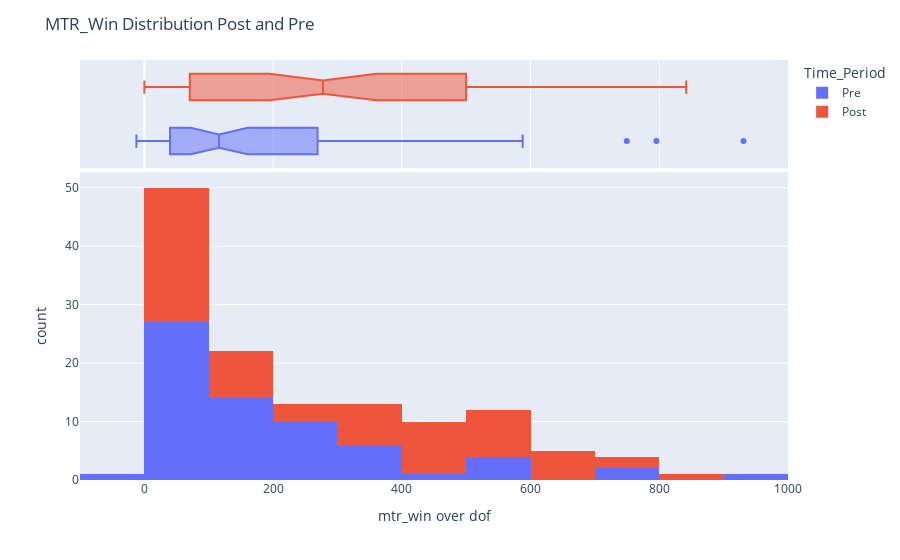

Write notebook code for a chart like this one.
### Code cell
import plotly.express as px

fig = px.histogram(df_combo, x='mtr_win over dof', color="Time_Period", marginal="box", # can be `box`, `violin`
                         hover_data=df_combo.columns)
fig.update_layout(title_text = 'MTR_Win Distribution Post and Pre')


fig.show()

### Figure 1 — Plotly figure (JSON) as saved in the notebook; plotly's stock layout.template omitted (floating-point values rounded to 4 significant figures; data arrays with more than 128 entries replaced by an {"elided": "..."} marker saying what was removed)
{"data": [{"alignmentgroup": "True", "bingroup": "x", "hovertemplate": "Time_Period=Pre<br>mtr_win over dof=%{x}<br>count=%{y}<extra></extra>", "legendgroup": "Pre", "marker": {"color": "#636efa"}, "name": "Pre", "offsetgroup": "Pre", "orientation": "v", "showlegend": true, "type": "histogram", "x": [184.1, 19.16, -12.39, 0, 0, 0.01316, 44.78, 51.98, 106.1, 3.724, 74.61, 50.48, 78.27, 117.2, 50.99, 27.99, 31.96, 233.2, 37.44, 154.9, 39.85, 29.01, 0, 23.94, 0, 263.0, 273.4, 269.1, 231.6, 26.58, 0, 53.58, 25.38, 114.9, 136.9, 338.7, 204.8, 112.9, 83.2, 587.8, 40.79, 505.1, 513.2, 180.1, 359.2, 795.6, 265.2, 88.28, 749.5, 930.8, 346.4, 560.6, 282.7, 188.2, 152.5, 217.7, 158.8, 214.0, 365.7, 108.9, 96.92, 113.7, 408.5, 180.6, 326.3, 375.8], "xaxis": "x", "yaxis": "y"}, {"alignmentgroup": "True", "customdata": {"elided": "66x16 mixed values"}, "hovertemplate": "Time_Period=%{customdata[0]}<br>mtr_win over dof=%{customdata[12]}<br>c_prop_cd=%{customdata[1]}<br>c_zone_id=%{customdata[2]}<br>c_serial_num=%{customdata[3]}<br>dof=%{customdata[4]}<br>coin_in=%{customdata[5]}<br>mtr_win=%{customdata[6]}<br>theo=%{customdata[7]}<br>hp=%{customdata[8]}<br>max_hp=%{customdata[9]}<br>days_in_time_period=%{customdata[10]}<br>slot_logistics=%{customdata[11]}<br>coin_in over dof=%{customdata[13]}<br>mtr_win over hp=%{customdata[14]}<br>coin_in over hp=%{customdata[15]}<extra></extra>", "legendgroup": "Pre", "marker": {"color": "#636efa"}, "name": "Pre", "notched": true, "offsetgroup": "Pre", "showlegend": false, "type": "box", "x": [184.1, 19.16, -12.39, 0, 0, 0.01316, 44.78, 51.98, 106.1, 3.724, 74.61, 50.48, 78.27, 117.2, 50.99, 27.99, 31.96, 233.2, 37.44, 154.9, 39.85, 29.01, 0, 23.94, 0, 263.0, 273.4, 269.1, 231.6, 26.58, 0, 53.58, 25.38, 114.9, 136.9, 338.7, 204.8, 112.9, 83.2, 587.8, 40.79, 505.1, 513.2, 180.1, 359.2, 795.6, 265.2, 88.28, 749.5, 930.8, 346.4, 560.6, 282.7, 188.2, 152.5, 217.7, 158.8, 214.0, 365.7, 108.9, 96.92, 113.7, 408.5, 180.6, 326.3, 375.8], "xaxis": "x2", "yaxis": "y2"}, {"alignmentgroup": "True", "bingroup": "x", "hovertemplate": "Time_Period=Post<br>mtr_win over dof=%{x}<br>count=%{y}<extra></extra>", "legendgroup": "Post", "marker": {"color": "#EF553B"}, "name": "Post", "offsetgroup": "Post", "orientation": "v", "showlegend": true, "type": "histogram", "x": [92.94, 0, 281.8, 46.62, 34.91, 119.4, 58.38, 131.9, 323.2, 98.83, 34.95, 25.64, 0, 19.67, 70.56, 273.1, 6.825, 0, 0, 81.6, 129.0, 87.19, 187.2, 0, 58.74, 56.1, 85.35, 82.17, 112.9, 0, 103.1, 103.9, 112.2, 4.102, 499.9, 684.0, 542.4, 558.8, 522.3, 841.9, 374.0, 471.9, 358.8, 520.2, 786.5, 637.2, 241.0, 531.6, 568.8, 451.6, 686.6, 388.9, 414.8, 455.1, 655.3, 633.0, 401.4, 445.4, 300.0, 556.7, 414.2, 534.0, 319.7, 482.9, 715.4, 335.2], "xaxis": "x", "yaxis": "y"}, {"alignmentgroup": "True", "customdata": {"elided": "66x16 mixed values"}, "hovertemplate": "Time_Period=%{customdata[0]}<br>mtr_win over dof=%{customdata[12]}<br>c_prop_cd=%{customdata[1]}<br>c_zone_id=%{customdata[2]}<br>c_serial_num=%{customdata[3]}<br>dof=%{customdata[4]}<br>coin_in=%{customdata[5]}<br>mtr_win=%{customdata[6]}<br>theo=%{customdata[7]}<br>hp=%{customdata[8]}<br>max_hp=%{customdata[9]}<br>days_in_time_period=%{customdata[10]}<br>slot_logistics=%{customdata[11]}<br>coin_in over dof=%{customdata[13]}<br>mtr_win over hp=%{customdata[14]}<br>coin_in over hp=%{customdata[15]}<extra></extra>", "legendgroup": "Post", "marker": {"color": "#EF553B"}, "name": "Post", "notched": true, "offsetgroup": "Post", "showlegend": false, "type": "box", "x": [92.94, 0, 281.8, 46.62, 34.91, 119.4, 58.38, 131.9, 323.2, 98.83, 34.95, 25.64, 0, 19.67, 70.56, 273.1, 6.825, 0, 0, 81.6, 129.0, 87.19, 187.2, 0, 58.74, 56.1, 85.35, 82.17, 112.9, 0, 103.1, 103.9, 112.2, 4.102, 499.9, 684.0, 542.4, 558.8, 522.3, 841.9, 374.0, 471.9, 358.8, 520.2, 786.5, 637.2, 241.0, 531.6, 568.8, 451.6, 686.6, 388.9, 414.8, 455.1, 655.3, 633.0, 401.4, 445.4, 300.0, 556.7, 414.2, 534.0, 319.7, 482.9, 715.4, 335.2], "xaxis": "x2", "yaxis": "y2"}], "layout": {"barmode": "relative", "legend": {"title": {"text": "Time_Period"}, "tracegroupgap": 0}, "margin": {"t": 60}, "title": {"text": "MTR_Win Distribution Post and Pre"}, "xaxis": {"anchor": "y", "domain": [0, 1], "title": {"text": "mtr_win over dof"}}, "xaxis2": {"anchor": "y2", "domain": [0, 1], "matches": "x", "showgrid": true, "showticklabels": false}, "yaxis": {"anchor": "x", "domain": [0, 0.7326], "title": {"text": "count"}}, "yaxis2": {"anchor": "x2", "domain": [0.7426, 1], "matches": "y2", "showgrid": false, "showline": false, "showticklabels": false, "ticks": ""}}}
